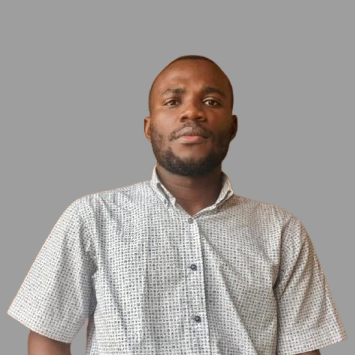
#> input picture entree/henri3.png, 355 x 355 px, found by its file name
$ python tp5_prewitt.py
#> lines starting #> are read from the running program, lines starting #| are printed output that depends on the picture
"""
Prewitt operator for edge detection.
"""
import numpy as np
from PIL import Image
import matplotlib.pyplot as plt
import os


output_dir = 'Chap5/sortie'
if not os.path.exists(output_dir):
    os.makedirs(output_dir)

def convolve(img, kernel):
    H, W = img.shape
    kH, kW = kernel.shape
    r = kH // 2
    padded = np.pad(img, r, mode='reflect')
    result = np.zeros((H, W), dtype=np.float32)
    for i in range(H):
        for j in range(W):
            sum_val = 0
            for u in range(kH):
                for v in range(kW):
                    sum_val += padded[i + u, j + v] * kernel[u, v]
            result[i, j] = sum_val
    return result


img = Image.open('entree/henri3.png').convert('L')
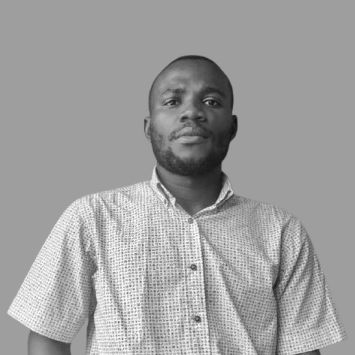
#> img: PIL image 355x355 L; min 17, max 255, mean 159.3
img_array = np.array(img).astype(np.float32)


kx = np.array([[-1, 0, 1], [-1, 0, 1], [-1, 0, 1]])
ky = np.array([[-1, -1, -1], [0, 0, 0], [1, 1, 1]])


dx = convolve(img_array, kx)
#> in convolve, `padded = np.pad(img, r, mode='reflect')`:
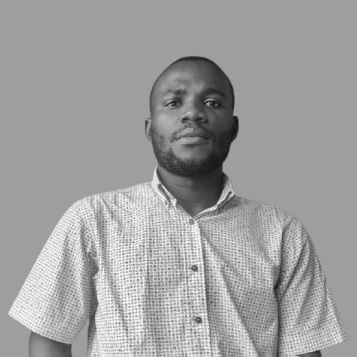
#> padded: shape (357, 357) float32; min 17, max 255, mean 159.3
#> after the loop in convolve, `for i in range(H):`:
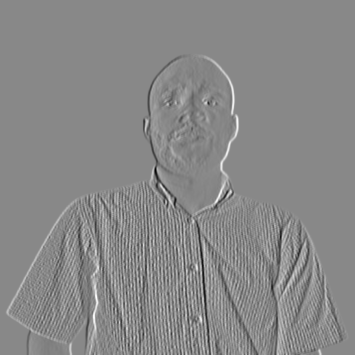
#> result: shape (355, 355) float32; min -459, max 399, mean 0; drawn with min black and max white
dy = convolve(img_array, ky)
#> after the loop in convolve (call 2), `for i in range(H):`:
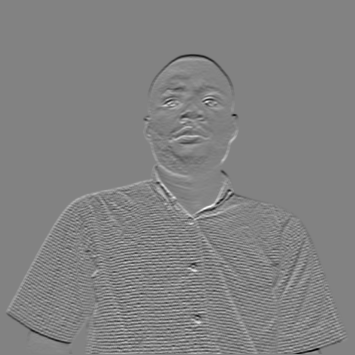
#> result: shape (355, 355) float32; min -425, max 405, mean 0.1; drawn with min black and max white
mag = np.sqrt(dx**2 + dy**2)
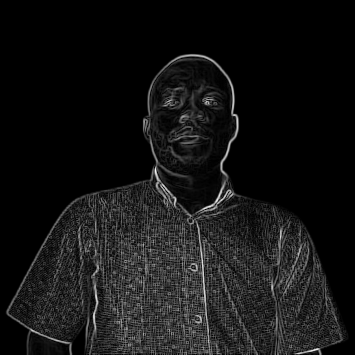
#> mag: shape (355, 355) float32; min 0, max 459.8, mean 37.3; drawn with min black and max white


mag_max = mag.max()
#> mag_max = 459.8
if mag_max > 0:
    mag_norm = (mag / mag_max * 255).astype(np.uint8)
else:
    mag_norm = mag.astype(np.uint8)


output_path = os.path.join(output_dir, 'output_tp5_prewitt.png')
Image.fromarray(mag_norm).save(output_path)


plt.figure(figsize=(15, 10))

plt.subplot(2, 2, 1)
plt.imshow(img_array, cmap='gray')
plt.title('Original Image')
plt.axis('off')

plt.subplot(2, 2, 2)
plt.imshow(mag_norm, cmap='gray')
plt.title('Prewitt Magnitude')
plt.axis('off')

plt.subplot(2, 2, 3)
plt.imshow(dx, cmap='PRGn')
plt.title('H-Gradient (dx)')
plt.axis('off')
plt.colorbar()

plt.subplot(2, 2, 4)
plt.imshow(dy, cmap='PRGn')
plt.title('V-Gradient (dy)')
plt.axis('off')
plt.colorbar()

plt.suptitle('TP5: Prewitt Operator')
plt.tight_layout()
plt.show()
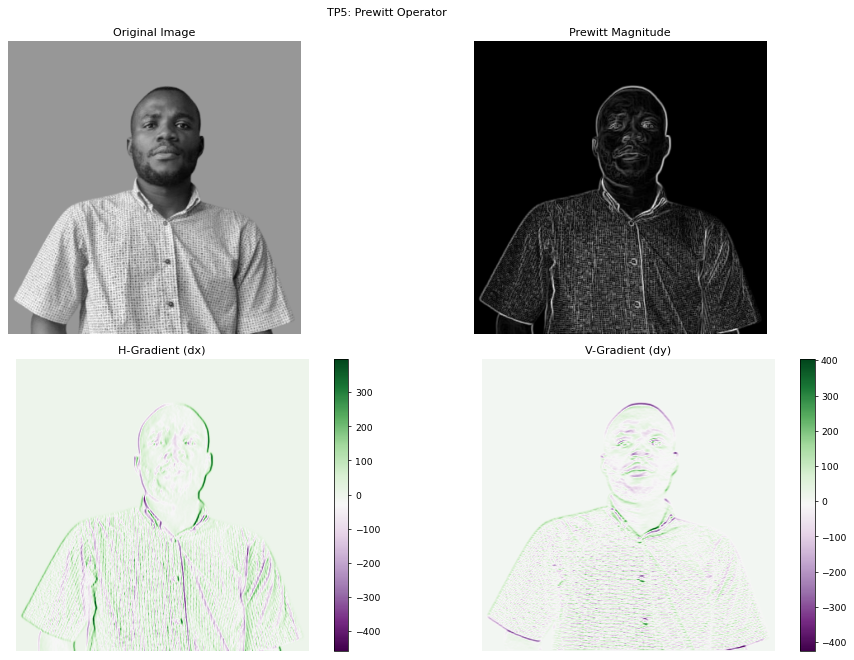
#> figure drawn by matplotlib, 6 panels
